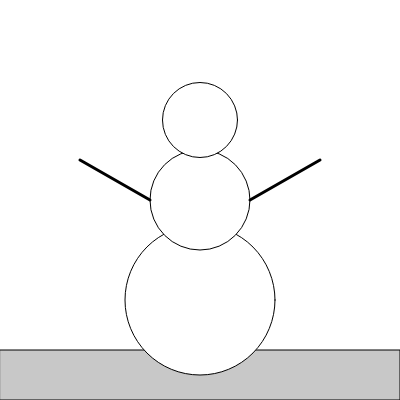
Frame 1 (no input)
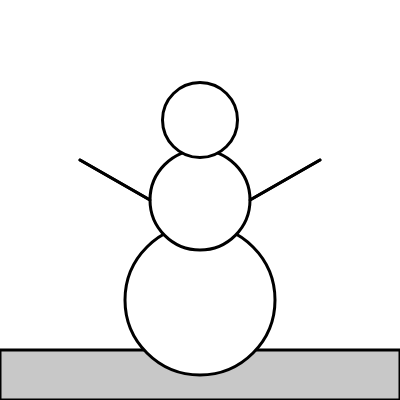
Frame 2 (the mouse pressed at the canvas centre, redrawn once)

The p5.js sketch that drew these frames (run headless with seeded random() and noise() and a simulated clock; the mouse was pressed at the canvas centre and the sketch redrawn once):

// p5.js sketch
// ── sketch.js
function setup() {
    createCanvas(400, 400); 
    noLoop(); 
}

function draw() {
    // 1: Muñeco de nieve que saluda
    fill(200); 
    rect(0, 350, 400, 50); 
    
    fill(255); 
    ellipse(200, 300, 150, 150); 
    ellipse(200, 200, 100, 100); 
    ellipse(200, 120, 75, 75); 
    
    stroke(0, 0, 0); 
    strokeWeight(3); 
    
    line(150, 200, 80, 160); 
    line(250, 200, 320, 160); 
}
